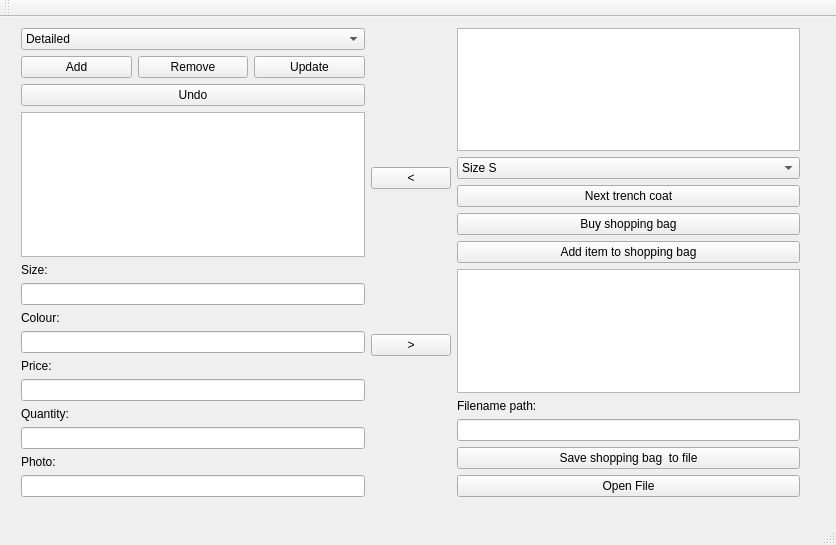
<?xml version="1.0" encoding="UTF-8"?>
<ui version="4.0">
 <class>TestIulianaClass</class>
 <widget class="QMainWindow" name="TestIulianaClass">
  <property name="geometry">
   <rect>
    <x>0</x>
    <y>0</y>
    <width>836</width>
    <height>545</height>
   </rect>
  </property>
  <property name="windowTitle">
   <string>TestIuliana</string>
  </property>
  <widget class="QWidget" name="centralWidget">
   <widget class="QWidget" name="horizontalLayoutWidget">
    <property name="geometry">
     <rect>
      <x>10</x>
      <y>0</y>
      <width>801</width>
      <height>491</height>
     </rect>
    </property>
    <layout class="QHBoxLayout" name="horizontalLayout">
     <item>
      <layout class="QVBoxLayout" name="RightLayout">
       <item>
        <widget class="QComboBox" name="comboBox">
         <item>
          <property name="text">
           <string>Detailed</string>
          </property>
         </item>
         <item>
          <property name="text">
           <string>Simplified</string>
          </property>
         </item>
        </widget>
       </item>
       <item>
        <layout class="QHBoxLayout" name="adminButtons">
         <item>
          <widget class="QPushButton" name="addButton">
           <property name="text">
            <string>Add</string>
           </property>
          </widget>
         </item>
         <item>
          <widget class="QPushButton" name="removeButton">
           <property name="text">
            <string>Remove</string>
           </property>
          </widget>
         </item>
         <item>
          <widget class="QPushButton" name="updateButton">
           <property name="text">
            <string>Update</string>
           </property>
          </widget>
         </item>
        </layout>
       </item>
       <item>
        <widget class="QPushButton" name="undoButton">
         <property name="text">
          <string>Undo</string>
         </property>
        </widget>
       </item>
       <item>
        <widget class="QListWidget" name="trenchCoatList"/>
       </item>
       <item>
        <widget class="QLabel" name="sizeLabel">
         <property name="text">
          <string>Size:</string>
         </property>
        </widget>
       </item>
       <item>
        <widget class="QLineEdit" name="sizeEdit"/>
       </item>
       <item>
        <widget class="QLabel" name="colourLabel">
         <property name="text">
          <string>Colour:</string>
         </property>
        </widget>
       </item>
       <item>
        <widget class="QLineEdit" name="colourEdit"/>
       </item>
       <item>
        <widget class="QLabel" name="priceLabel">
         <property name="text">
          <string>Price:</string>
         </property>
        </widget>
       </item>
       <item>
        <widget class="QLineEdit" name="priceEdit"/>
       </item>
       <item>
        <widget class="QLabel" name="quantityLabel">
         <property name="text">
          <string>Quantity:</string>
         </property>
        </widget>
       </item>
       <item>
        <widget class="QLineEdit" name="quantityEdit"/>
       </item>
       <item>
        <widget class="QLabel" name="photoLabel">
         <property name="text">
          <string>Photo:</string>
         </property>
        </widget>
       </item>
       <item>
        <widget class="QLineEdit" name="photoEdit"/>
       </item>
      </layout>
     </item>
     <item>
      <layout class="QVBoxLayout" name="verticalLayout_2">
       <item>
        <widget class="QPushButton" name="goToAdmin">
         <property name="text">
          <string>&lt;</string>
         </property>
        </widget>
       </item>
       <item>
        <widget class="QPushButton" name="goToUser">
         <property name="text">
          <string>&gt;</string>
         </property>
        </widget>
       </item>
      </layout>
     </item>
     <item>
      <layout class="QVBoxLayout" name="LeftLayout">
       <item>
        <widget class="QListWidget" name="seeCurrent"/>
       </item>
       <item>
        <widget class="QComboBox" name="filterBySize">
         <item>
          <property name="text">
           <string>Size S</string>
          </property>
         </item>
         <item>
          <property name="text">
           <string>Size M</string>
          </property>
         </item>
         <item>
          <property name="text">
           <string>Size L</string>
          </property>
         </item>
         <item>
          <property name="text">
           <string>Size XL</string>
          </property>
         </item>
         <item>
          <property name="text">
           <string>Size XXL</string>
          </property>
         </item>
        </widget>
       </item>
       <item>
        <widget class="QPushButton" name="nextTrenchCoat">
         <property name="text">
          <string>Next trench coat</string>
         </property>
        </widget>
       </item>
       <item>
        <layout class="QVBoxLayout" name="verticalLayout">
         <item>
          <widget class="QPushButton" name="buyCart">
           <property name="text">
            <string>Buy shopping bag</string>
           </property>
          </widget>
         </item>
         <item>
          <widget class="QPushButton" name="addToCart">
           <property name="text">
            <string>Add item to shopping bag</string>
           </property>
          </widget>
         </item>
        </layout>
       </item>
       <item>
        <widget class="QListWidget" name="seeShoppingBag">
         <property name="enabled">
          <bool>true</bool>
         </property>
        </widget>
       </item>
       <item>
        <layout class="QVBoxLayout" name="putFilename">
         <item>
          <widget class="QLabel" name="filenameLabel">
           <property name="text">
            <string>Filename path:</string>
           </property>
          </widget>
         </item>
         <item>
          <widget class="QLineEdit" name="filename"/>
         </item>
         <item>
          <widget class="QPushButton" name="saveOrder">
           <property name="text">
            <string>Save shopping bag  to file</string>
           </property>
          </widget>
         </item>
         <item>
          <widget class="QPushButton" name="openShopping">
           <property name="text">
            <string>Open File</string>
           </property>
          </widget>
         </item>
        </layout>
       </item>
      </layout>
     </item>
    </layout>
   </widget>
  </widget>
  <widget class="QMenuBar" name="menuBar">
   <property name="geometry">
    <rect>
     <x>0</x>
     <y>0</y>
     <width>836</width>
     <height>21</height>
    </rect>
   </property>
  </widget>
  <widget class="QToolBar" name="mainToolBar">
   <attribute name="toolBarArea">
    <enum>TopToolBarArea</enum>
   </attribute>
   <attribute name="toolBarBreak">
    <bool>false</bool>
   </attribute>
  </widget>
  <widget class="QStatusBar" name="statusBar"/>
 </widget>
 <layoutdefault spacing="6" margin="11"/>
 <resources>
  <include location="testiuliana.qrc"/>
 </resources>
 <connections/>
</ui>
